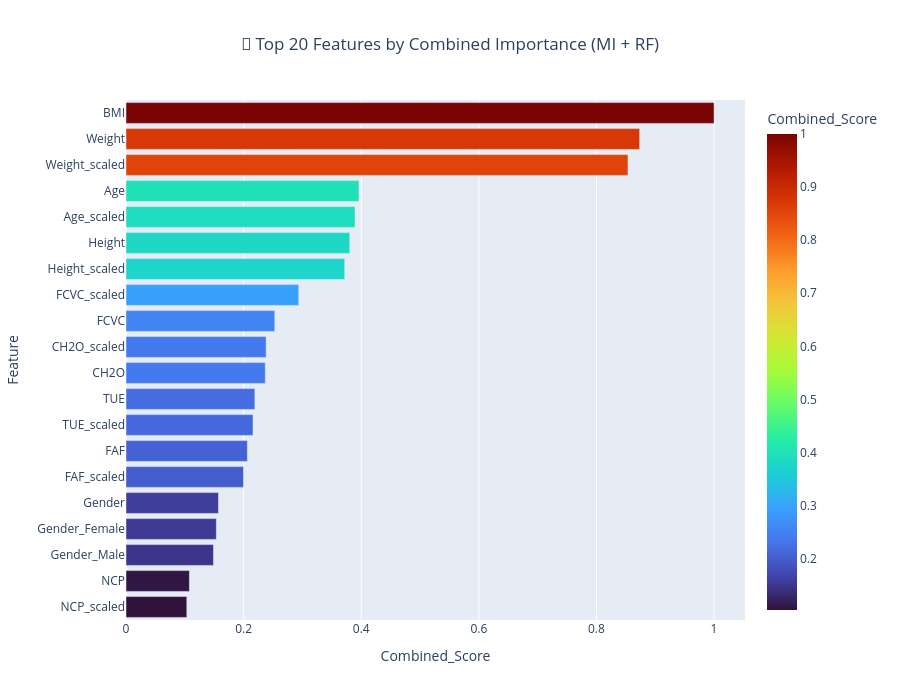

This figure's notebook cell:
### Markdown cell above
### 🎯 Combined Feature Importance Analysis

### Code cell
# Combine both importance measures
combined_importance = mi_df.merge(rf_importance, on='Feature')

# Normalize scores to 0-1 range for fair comparison
combined_importance['MI_Normalized'] = (
    combined_importance['Mutual_Information'] / 
    combined_importance['Mutual_Information'].max()
)
combined_importance['RF_Normalized'] = (
    combined_importance['RF_Importance'] / 
    combined_importance['RF_Importance'].max()
)

# Calculate combined score (average of normalized scores)
combined_importance['Combined_Score'] = (
    combined_importance['MI_Normalized'] + 
    combined_importance['RF_Normalized']
) / 2

combined_importance = combined_importance.sort_values('Combined_Score', ascending=False)

print("🎯 Top 20 Features by Combined Importance (MI + RF):")
print("=" * 70)
print(f"{'Rank':<4} {'Feature':<30} {'Combined':<10} {'MI':<10} {'RF':<10}")
print("-" * 70)

for i, (_, row) in enumerate(combined_importance.head(20).iterrows(), 1):
    print(f"{i:<4} {row['Feature']:<30} {row['Combined_Score']:.6f}  "
          f"{row['MI_Normalized']:.6f} {row['RF_Normalized']:.6f}")

# Visualize combined importance
top_combined = combined_importance.head(20)
fig_combined = px.bar(
    top_combined, 
    x='Combined_Score', 
    y='Feature', 
    orientation='h',
    title='🎯 Top 20 Features by Combined Importance (MI + RF)',
    color='Combined_Score',
    color_continuous_scale='turbo'
)
fig_combined.update_layout(
    height=700,
    title_x=0.5,
    yaxis={'categoryorder': 'total ascending'}
)
fig_combined.show()

### Figure 1 — Plotly figure (JSON) as saved in the notebook; plotly's stock layout.template omitted (floating-point values rounded to 4 significant figures)
{"data": [{"hovertemplate": "Combined_Score=%{marker.color}<br>Feature=%{y}<extra></extra>", "legendgroup": "", "marker": {"color": [1.0, 0.8735, 0.8536, 0.3963, 0.3894, 0.3805, 0.372, 0.2938, 0.2529, 0.2383, 0.2368, 0.2191, 0.216, 0.2064, 0.1998, 0.1572, 0.1536, 0.1487, 0.1078, 0.1034], "coloraxis": "coloraxis", "pattern": {"shape": ""}}, "name": "", "orientation": "h", "showlegend": false, "textposition": "auto", "type": "bar", "x": [1.0, 0.8735, 0.8536, 0.3963, 0.3894, 0.3805, 0.372, 0.2938, 0.2529, 0.2383, 0.2368, 0.2191, 0.216, 0.2064, 0.1998, 0.1572, 0.1536, 0.1487, 0.1078, 0.1034], "xaxis": "x", "y": ["BMI", "Weight", "Weight_scaled", "Age", "Age_scaled", "Height", "Height_scaled", "FCVC_scaled", "FCVC", "CH2O_scaled", "CH2O", "TUE", "TUE_scaled", "FAF", "FAF_scaled", "Gender", "Gender_Female", "Gender_Male", "NCP", "NCP_scaled"], "yaxis": "y"}], "layout": {"barmode": "relative", "coloraxis": {"colorbar": {"title": {"text": "Combined_Score"}}, "colorscale": [[0, "#30123b"], [0.07143, "#4145ab"], [0.1429, "#4675ed"], [0.2143, "#39a2fc"], [0.2857, "#1bcfd4"], [0.3571, "#24eca6"], [0.4286, "#61fc6c"], [0.5, "#a4fc3b"], [0.5714, "#d1e834"], [0.6429, "#f3c63a"], [0.7143, "#fe9b2d"], [0.7857, "#f36315"], [0.8571, "#d93806"], [0.9286, "#b11901"], [1, "#7a0402"]]}, "height": 700, "legend": {"tracegroupgap": 0}, "title": {"text": "🎯 Top 20 Features by Combined Importance (MI + RF)", "x": 0.5}, "xaxis": {"anchor": "y", "domain": [0, 1], "title": {"text": "Combined_Score"}}, "yaxis": {"anchor": "x", "categoryorder": "total ascending", "domain": [0, 1], "title": {"text": "Feature"}}}}
